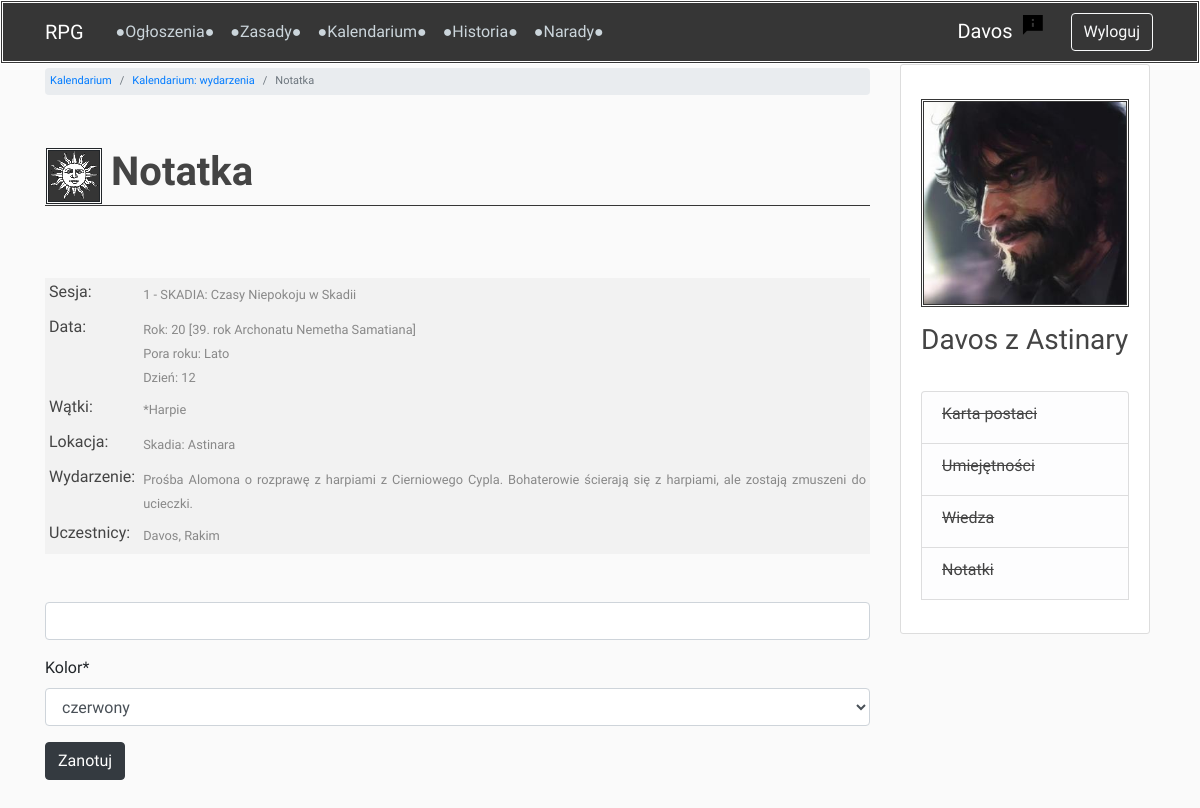
Page /timeline/2/event-note/ (signed in) on the committed database.
### users/models.py (models this page shows, shortened)
class Profile(models.Model):
    user = models.OneToOneField(User, on_delete=models.CASCADE)
    image = models.ImageField(default='profile_pics/default_profile.jpg', upload_to='profile_pics')
    character_name = models.CharField(max_length=50, default='')
    character_status = models.CharField(max_length=20, choices=STATUS, default='npc')
    class Meta:
        ordering = ['character_status', 'character_name']

### timeline/models.py (models this page shows, shortened)
class Event(models.Model):
    game_no = models.ForeignKey(GameSession, related_name='events', blank=True, null=True, on_delete=models.PROTECT)
    year = models.IntegerField()
    season = models.CharField(max_length=10, choices=SEASONS)
    day_start = models.PositiveSmallIntegerField(validators=[MinValueValidator(1), MaxValueValidator(90)])
    day_end = models.PositiveSmallIntegerField(blank=True, null=True,
                                               validators=[MinValueValidator(1), MaxValueValidator(90)])
    threads = models.ManyToManyField(Thread, related_name='events', blank=True)
    description = models.TextField(max_length=4000)
    participants = models.ManyToManyField(Profile,
                                          related_name='events_participated',
                                          limit_choices_to=
                                          Q(character_status='active_player') |
                                          Q(character_status='inactive_player') |
                                          Q(character_status='dead_player'),
                                          blank=True)
    informed = models.ManyToManyField(Profile,
                                      related_name='events_informed',
                                      limit_choices_to=
                                      Q(character_status='active_player') |
                                      Q(character_status='inactive_player'),
                                      blank=True)
    general_location = models.ForeignKey(GeneralLocation, null=True, on_delete=models.SET_NULL)
    specific_locations = models.ManyToManyField(SpecificLocation, related_name='events')
    class Meta:
        ordering = ['year', 'season', 'day_start', 'day_end', 'description', 'game_no']

class GameSession(models.Model):
    game_no = models.IntegerField(null=True)
    title = models.CharField(max_length=200, blank=True, null=True)
    date = models.DateField(blank=True, null=True)
    def __str__(self):
        return f'{self.game_no} - {self.title}'
    class Meta:
        ordering = ['game_no']

class Thread(models.Model):
    name = models.CharField(max_length=200)
    def __str__(self):
        return self.name
    class Meta:
        ordering = ['name']

class GeneralLocation(models.Model):
    name = models.CharField(max_length=100)
    def __str__(self):
        return self.name
    class Meta:
        ordering = ['name']

class SpecificLocation(models.Model):
    name = models.CharField(max_length=100)
    general_location = models.ForeignKey(GeneralLocation, related_name='specific_locations', on_delete=models.PROTECT)
    def __str__(self):
        return self.name
    class Meta:
        ordering = ['name']

### timeline/views.py (the view)
# urls.py: path('<int:event_id>/event-note/', event_note_view, name='event-note'),
@login_required
def event_note_view(request, event_id):
    obj = get_object_or_404(Event, id=event_id)
    current_note = None
    participants = ', '.join(p.character_name.split(' ', 1)[0] for p in obj.participants.all())
    informed = ', '.join(p.character_name.split(' ', 1)[0] for p in obj.informed.all())
    try:
        current_note = EventNote.objects.get(event=obj, author=request.user)
    except EventNote.DoesNotExist:
        pass
    if request.method == 'POST':
        form = EventNoteForm(request.POST, instance=current_note)
        if form.is_valid():
            note = form.save(commit=False)
            note.author = request.user
            note.event = obj
            note.save()
            messages.success(request, f'Dodano notatkę!')
            _next = request.POST.get('next', '/')
            return HttpResponseRedirect(_next)
    else:
        form = EventNoteForm(instance=current_note)
    context = {
        'page_title': 'Notatka',
        'event': obj,
        'form': form,
        'participants': participants,
        'informed': informed
    }
    return render(request, 'timeline/event_note.html', context)

### timeline/forms.py
class EventNoteForm(forms.ModelForm):
    class Meta:
        model = EventNote
        fields = [
            'text',
            'color'
        ]
    text = forms.CharField(
        label='',
        required=False,
        widget=PagedownWidget(
            attrs={
                'placeholder': 'Twoja notatka (max. 4000 znaków)*',
                'rows': 10,
                'cols': 60
            }
        )
    )
    def __init__(self, *args, **kwargs):
        super(EventNoteForm, self).__init__(*args, **kwargs)
        self.fields['color'].label = 'Kolor'

### forum/templatetags/custom_filters.py (called while the page is built)
@register.filter
def get_first_word(text):
    return text.split(' ', 1)[0]

### timeline/templates/timeline/event_note.html (shortened to what this page needs)
{% extends 'base.html' %}
{% load crispy_forms_tags %}
{% block breadcrumb %}
    <li class="breadcrumb-item"><a href="{% url 'timeline-main' %}">Kalendarium</a></li>
    <li class="breadcrumb-item"><a href="javascript:history.go(-1)">Kalendarium: wydarzenia</a></li>
    <li class="breadcrumb-item active">{{ page_title }}</li>
{% endblock breadcrumb %}
{% block content %}
    <br><br><br>
    <table class="forms">
        {% if event.game_no %}
        <tr>
            <td><h6>Sesja:</h6></td>
            <td class="justify"><small>{{ event.game_no }}</small></td>
        </tr>
        {% endif %}
        <tr>
            <td><h6>Data:</h6></td>
            <td class="justify">
                <small>
                    Rok: {{ event.year }}  [{{ event.year|add:19 }}. rok Archonatu Nemetha Samatiana]<br>
                    Pora roku:
                    {% if event.season == '1' %}
                        Wiosna
                    {% elif event.season == '2' %}
                        Lato
                    {% elif event.season == '3' %}
                        Jesień
                    {% elif event.season == '4' %}
                        Zima
                    {% endif %}
                    <br>
                    Dzień:
                    {% if event.day_end %}
                        {{ event.day_start }}-{{ event.day_end }}
                    {% else %}
                        {{ event.day_start }}
                    {% endif %}
                </small>
            </td>
        </tr>
        <tr>
            <td><h6>Wątki:</h6></td>
            <td class="justify">
                <small>
                    {% for thread in event.threads.all %}
                    *{{ thread }}<br>
                    {% endfor %}
                </small>
            </td>
        </tr>
        <tr>
            <td><h6>Lokacja:</h6></td>
            <td class="justify">
                <small>{{ event.general_location }}:
                    {% for loc in event.specific_locations.all %}
                    {{ loc }}
                    {% endfor %}
                </small>
            </td>
        </tr>
        <tr>
            <td><h6>Wydarzenie:</h6></td>
            <td class="justify"><small>{{ event.description }}</small></td>
        </tr>
        <tr>
            <td><h6>Uczestnicy:</h6></td>
            <td><small>{{ participants }}</small></td>
        </tr>
    </table><br><br>
    <form method="POST" enctype="multipart/form-data">
        {{ form|crispy }}
        <input class="btn btn-dark" type="submit" value="Zanotuj">
    </form>
{% endblock content %}

### templates/navbar.html (shortened to what this page needs)
{% load custom_filters %}
{% load static %}
<header class="site-header">
    <nav class="navbar navbar-expand-md navbar-dark bg-navbar fixed-top">
        <div class="container">
            <span class="navbar-brand mr-4">RPG</span>
            <div class="collapse navbar-collapse" id="navbarSupportedContent">
                <div class="navbar-nav mr-auto">
                    <a class="nav-item nav-link " href="{% url 'news-list' %}">●Ogłoszenia●</a>
                    <a class="nav-item nav-link" href="{% url 'rules-main' %}">●Zasady●</a>
                    <a class="nav-item nav-link" href="{% url 'timeline-main' %}">●Kalendarium●</a>
                    <a class="nav-item nav-link" href="{% url 'chronicles-chapters' %}">●Historia●</a>
                    <a class="nav-item nav-link" href="{% url 'forum' %}">●Narady●</a>
                </div>
                <div class="navbar-nav">
                    {% if user.is_authenticated %}
                        {% if user.profile.character_name != '' %}
                            <a class="navbar-brand mr-2" href="/users/profile">{{ user.profile.character_name|get_first_word }}</a>
                            <a href="{% url 'report' %}"><img src="{% static 'img/report.png' %}" class="mr-4"></a>
                        {% else %}
                            <a class="navbar-brand mr-2" href="/users/profile">Uzupełnij profil</a>
                        {% endif %}
                        <a class="btn btn-outline-light btn-space" href="{% url 'logout' %}">Wyloguj</a>
                    {% else %}
                        <a class="btn btn-outline-light btn-space" href="{% url 'register' %}">Nowa postać</a>
                    {% endif %}
                </div>
            </div>
        </div>
    </nav>
</header>

### templates/sidebar.html (shortened to what this page needs)
{% if user.is_authenticated %}
<div class="col-md-3">
    <div class="content-section-sidebar">
        <br>
        <img class="account-img-sidebar border-double" src="{{ user.profile.image.url }}">
        <h3>{{ user.profile.character_name }}</h3>
        <p class='text-muted'></p>
        <ul class="list-group hover-pointer">
            <li class="list-group-item list-group-item-light" data-toggle="collapse" data-target="#character_sheet"><h6><strike>Karta postaci</strike></h6></li>
            <li class="list-group-item list-group-item-light" data-toggle="collapse" data-target="#skills"><h6><strike>Umiejętności</strike></h6></li>
            <li class="list-group-item list-group-item-light" data-toggle="collapse" data-target="#knowledge"><h6><strike>Wiedza</strike></h6></li>
            <li class="list-group-item list-group-item-light" data-toggle="collapse" data-target="#notes"><h6><strike>Notatki</strike></h6></li>
        </ul>
        <br>
    </div>
</div>
{% endif %}

### static/css/main.css (style rules this page uses)
body { background: #fafafa; margin-top: 4rem; }
h1, h2, h3, h4, h5, h6 { color: #444444; }
.bg-navbar { background-color: #363636; }
.site-header .navbar-nav .nav-link { color: #cbd5db; }
nav.navbar { border: double; border-color: white; }
.content-section-sidebar { width: 250px; background: #ffffff; padding: 10px 20px; border: 1px solid #dddddd; border-radius: 3px; margin-bottom: 20px; color: #363636; }
.account-img-sidebar { display: block; height: auto; width: 100%; margin-right: 20px; margin-bottom: 16px; }
* { font-family: 'IM Fell Great Primer', serif; }
.border-double { border-style: double; }
.btn-space { margin: 2px; }
.justify { text-align: justify; }
.posts-and-news td, p { font-size: 20px; font-style: italic; vertical-align: top; padding: 5px; text-align: justify; }
.forms td { vertical-align: top; padding: 4px; background-color: #f2f2f2 }
small { color: #888; }

### rows in the picture
Event: game_no "1 - SKADIA: Czasy Niepokoju w Skadii", year "20", year|add "39", day_start "12", general_location "Skadia", description "Prośba Alomona o rozprawę z harpiami z Cierniowego Cypla. Bohaterowie ścierają się z harpiami, ale zostają zmuszeni do ucieczki."
Thread: name "Harpie"
SpecificLocation: name "Astinara"

### other values in the picture
{{ user.profile.character_name|get_first_word }} "Davos"
{{ page_title }} "Notatka"
{{ page_title|linebreaksbr }} "Notatka"
{{ participants }} "Davos, Rakim"
{{ user.profile.character_name }} "Davos z Astinary"
